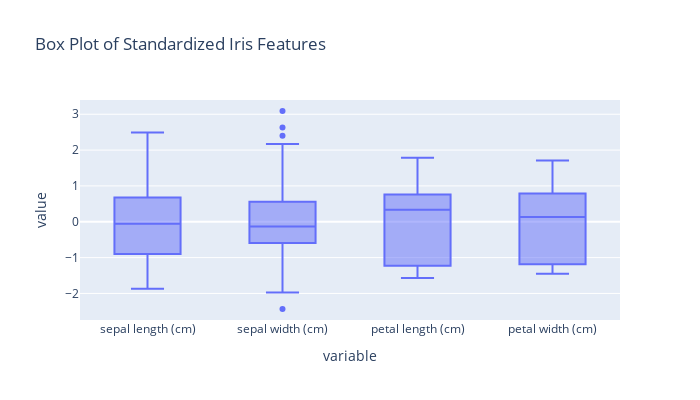

The notebook cell this image was saved under:
### Code cell
# Create a box plot with the standardized data
fig_s = px.box(
    df_meltS,
    x='variable',
    y='value',
    width=700,
    height=400,
    title='Box Plot of Standardized Iris Features'
)
# Change the legend position to 'top'
fig_s.update_layout(legend=dict(x=0.4, y=1.2, orientation='h'))
# Show the plot
fig_s.show()

### Figure 1 — Plotly figure (JSON) as saved in the notebook; plotly's stock layout.template omitted (floating-point values rounded to 4 significant figures; data arrays with more than 128 entries replaced by an {"elided": "..."} marker saying what was removed)
{"data": [{"alignmentgroup": "True", "hovertemplate": "variable=%{x}<br>value=%{y}<extra></extra>", "legendgroup": "", "marker": {"color": "#636efa"}, "name": "", "notched": false, "offsetgroup": "", "orientation": "v", "showlegend": false, "type": "box", "x": {"elided": "600 str values"}, "x0": " ", "xaxis": "x", "y": {"elided": "600 float values"}, "y0": " ", "yaxis": "y"}], "layout": {"boxmode": "group", "height": 400, "legend": {"orientation": "h", "tracegroupgap": 0, "x": 0.4, "y": 1.2}, "title": {"text": "Box Plot of Standardized Iris Features"}, "width": 700, "xaxis": {"anchor": "y", "domain": [0, 1], "title": {"text": "variable"}}, "yaxis": {"anchor": "x", "domain": [0, 1], "title": {"text": "value"}}}}
